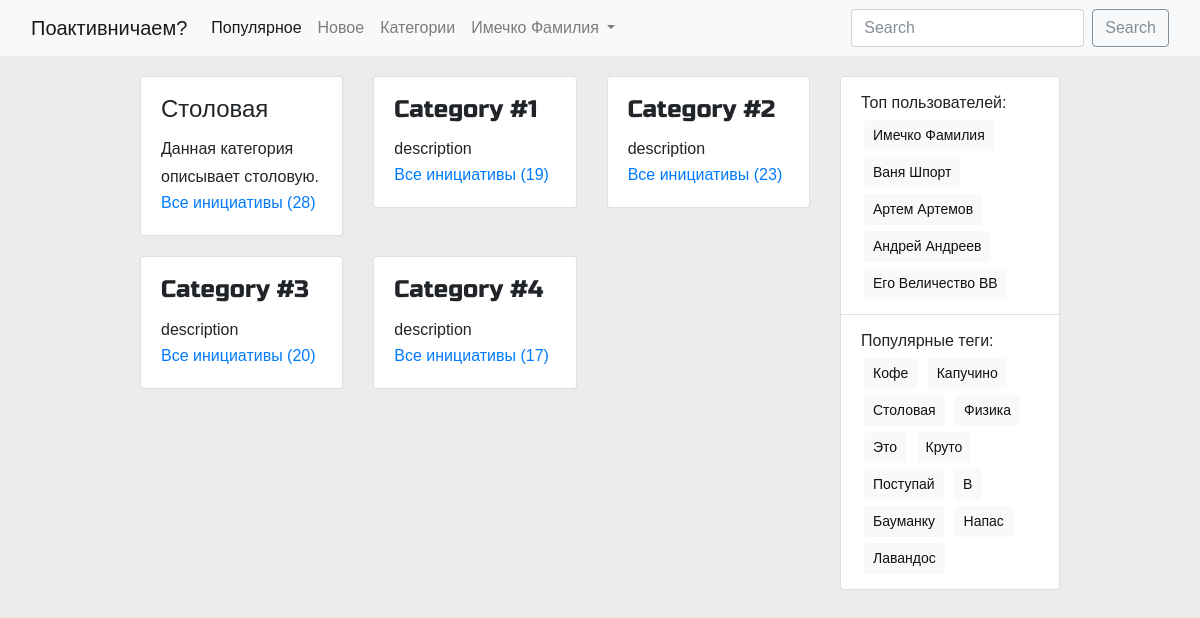
The app's page /category/, older data.
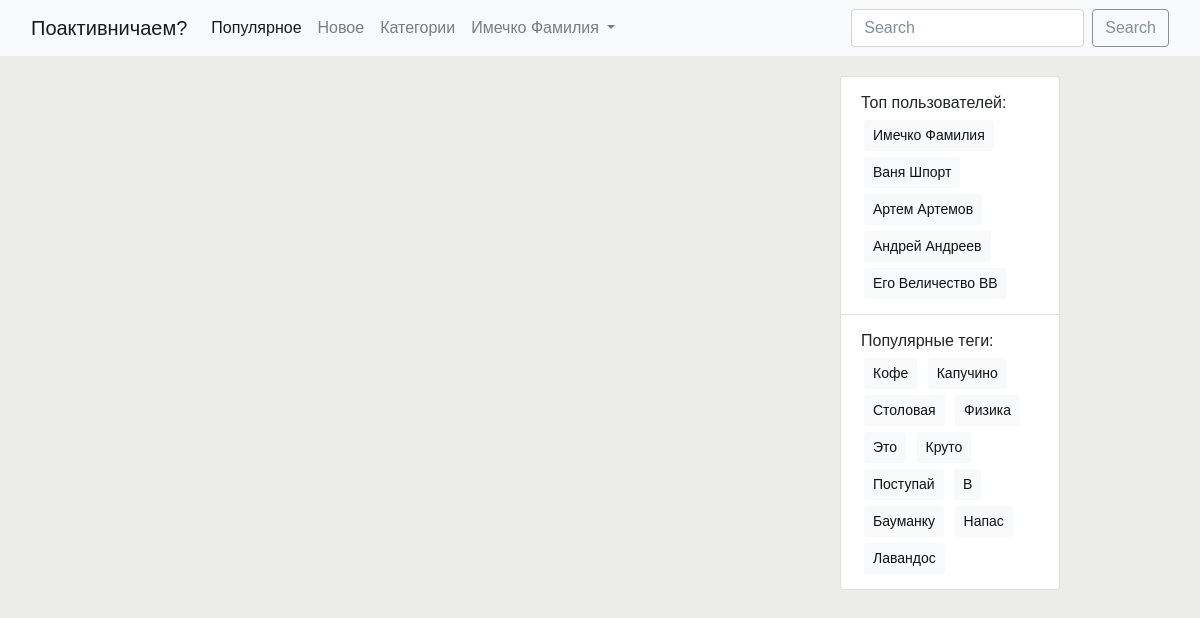
The same page, newer data.
### category/models.py (models this page shows, shortened)
class Category(models.Model):
    label = models.CharField(unique=True, max_length=30)
    description = models.TextField()

### category/views.py (the view)
class AllCategories(ListView):
    model = Category
    template_name = 'category/all-categories.html'
    context_object_name = 'categories'

### post/models.py (called while the page is built)
    def get_queryset(self):
        return super(PostManager, self).get_queryset()

### category/templates/category/all-categories.html
{% extends "base.html" %}
{% block content %}
    <div class="row">
    {% for category in categories %}
        <div class="category-card col-lg-4 col-md-6 col-sm-12">
            <div class="card">
                <div class="card-body">
                    <h4 class="card-title">{{ category.label }}</h4>
                    <p class="card-text">{{ category.description }}</p>
                    <a href="{% url 'category:posts-by-category' pk=category.pk %}" class="card-link">
                        Все инициативы ({{ category.post_set.count }})
                    </a>
                </div>
            </div>
        </div>
    {% endfor %}
    </div>
{% endblock %}

### templates/base.html (shortened to what this page needs)
<!DOCTYPE html>
<html lang="ru">
<head>
    <link rel="stylesheet" href="/static/css/bootstrap.css">
    <link rel="stylesheet" href="/static/css/base.css">
    <link rel="stylesheet" href="https://cdnjs.cloudflare.com/ajax/libs/font-awesome/4.7.0/css/font-awesome.min.css">
</head>
<body>
{% block base_block %}
    {% include "base-navbar.html" %}
    <div class="middle container-fluid">
        <div class="row justify-content-center">
            <div class="content col-lg-7 col-md-8">
                {% block content %}{% endblock %}
            </div>
            <div class="sidebar col-lg-2 col-md-4">
                {% include "base-sidebar.html" %}
            </div>
        </div>
    </div>
{% endblock %}
</body>
</html>

### templates/base-navbar.html (shortened to what this page needs)
<nav class="base-navbar navbar navbar-expand-lg navbar-light bg-light">
    <div class="container-fluid">
        <a class="navbar-brand" href="#">Поактивничаем?</a>
        <div class="collapse navbar-collapse" id="navbarSupportedContent">
            <ul class="navbar-nav mr-auto">
                <li class="nav-item active">
                    <a class="nav-link" href="#">Популярное<span class="sr-only">(current)</span></a>
                </li>
                <li class="nav-item">
                    <a class="nav-link" href="{% url "post:list" %}">Новое</a>
                </li>
                <li class="nav-item">
                    <a class="nav-link" href="{% url "category:all-categories" %}">Категории</a>
                </li>
                <li class="nav-item dropdown">
                    <a class="nav-link dropdown-toggle" role="button" id="userDropDown" data-toggle="dropdown" aria-haspopup="true" aria-expanded="false">
                        Имечко Фамилия
                    </a>
                </li>
            </ul>
            <form class="form-inline my-2 my-lg-0">
                <input class="form-control mr-sm-2" type="text" placeholder="Search" aria-label="Search">
                <button class="btn btn-outline-secondary my-2 my-sm-0" type="submit">Search</button>
            </form>
        </div>
    </div>
</nav>

### templates/base-sidebar.html
<ul class="list-group">
    <li class="list-group-item">
        <p>Топ пользователей:</p>
        <button type="button" class="user-popular btn btn-light btn-sm">Имечко Фамилия</button>
        <button type="button" class="user-popular btn btn-light btn-sm">Ваня Шпорт</button>
        <button type="button" class="user-popular btn btn-light btn-sm">Артем Артемов</button>
        <button type="button" class="user-popular btn btn-light btn-sm">Андрей Андреев</button>
        <button type="button" class="user-popular btn btn-light btn-sm">Его Величество ВВ</button>
    </li>
    <li class="list-group-item">
        <p>Популярные теги:</p>
        <button type="button" class="tag btn btn-light btn-sm">Кофе</button>
        <button type="button" class="tag btn btn-light btn-sm">Капучино</button>
        <button type="button" class="tag btn btn-light btn-sm">Столовая</button>
        <button type="button" class="tag btn btn-light btn-sm">Физика</button>
        <button type="button" class="tag btn btn-light btn-sm">Это</button>
        <button type="button" class="tag btn btn-light btn-sm">Круто</button>
        <button type="button" class="tag btn btn-light btn-sm">Поступай</button>
        <button type="button" class="tag btn btn-light btn-sm">В</button>
        <button type="button" class="tag btn btn-light btn-sm">Бауманку</button>
        <button type="button" class="tag btn btn-light btn-sm">Напас</button>
        <button type="button" class="tag btn btn-light btn-sm">Лавандос</button>
    </li>
</ul>

### static/css/base.css (style rules this page uses)
body, html { background-color: #ECECEA; font-family: 'Ubuntu', sans-serif; font-size: 16px; }
a, a:hover, a:visited { text-decoration-line: none; }
p { font-family: 'Ubuntu', sans-serif; font-size: 16px; line-height: 28px; margin-bottom: 0px; }
.tag, .user-popular { margin: 3px; }
.base-navbar { margin-bottom: 20px; }
.sidebar { min-width: 250px; }

Row changes from the older to the newer data that the page shows:
removed Category: label "Столовая", description "Данная категория описывает столовую.", post_set.count "28"
removed Category: label "Category #1", description "description", post_set.count "19"
removed Category: label "Category #2", description "description", post_set.count "23"
removed Category: label "Category #3", description "description", post_set.count "20"
removed Category: label "Category #4", description "description", post_set.count "17"
